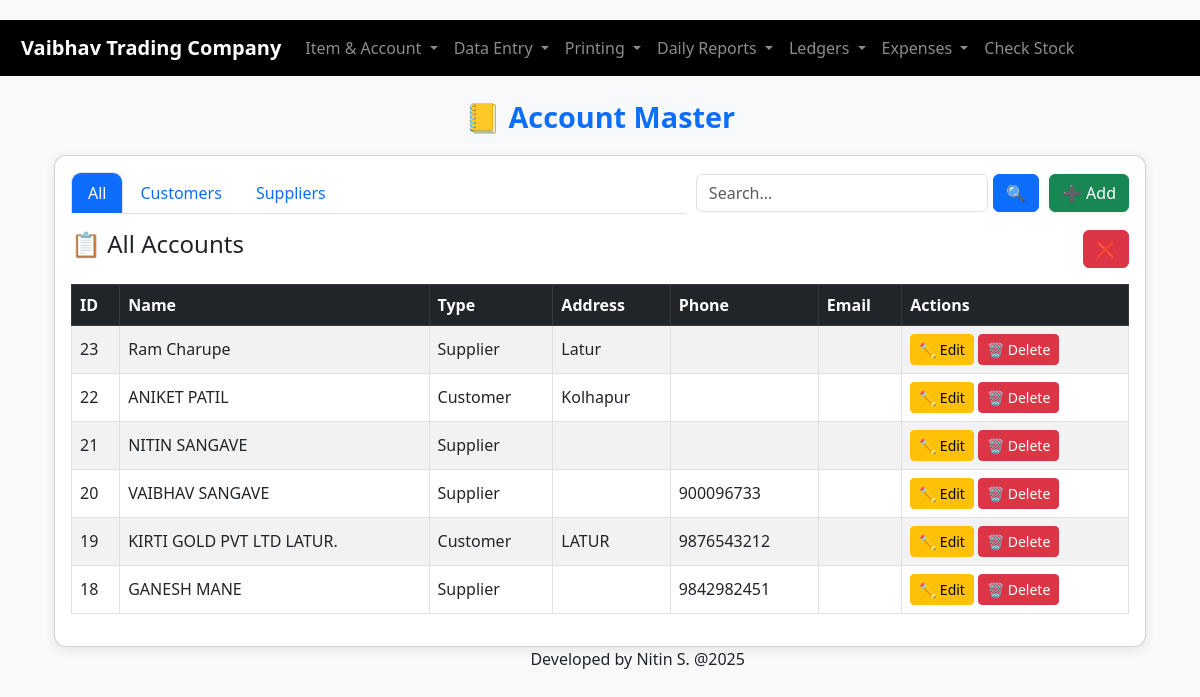
Page /blue-code/accounts.php on the committed database.
### tables this page shows
CREATE TABLE `accounts` (
  `id` int(11) NOT NULL,
  `name` varchar(255) NOT NULL,
  `type` enum('customer','supplier','other') NOT NULL DEFAULT 'other',
  `phone` varchar(50) DEFAULT NULL,
  `email` varchar(100) DEFAULT NULL,
  `address` text DEFAULT NULL,
  `created_at` timestamp NOT NULL DEFAULT current_timestamp()
);

### blue-code/accounts.php (the view, shortened to what this page needs)
<?php
include 'db.php';
include 'header.php';
$search = $_GET['search'] ?? '';
$account_type = $_GET['type'] ?? 'all';
$records_per_page = 10;
$page = isset($_GET['page']) && is_numeric($_GET['page']) ? (int)$_GET['page'] : 1;
$offset = ($page - 1) * $records_per_page;
$base_sql = "FROM accounts WHERE 1=1";
$sql = "SELECT * " . $base_sql . " ORDER BY id DESC LIMIT $offset, $records_per_page";
$result = $conn->query($sql);
?>
<div class="container mt-4">
    <h2 class="page-title">📒 Account Master</h2>
    <div class="card card-custom p-3">
        <div class="top-controls mb-3">
            <ul class="nav nav-tabs flex-grow-1">
                <li class="nav-item">
                    <a class="nav-link <?= $account_type==='all'?'active':'' ?>" href="accounts.php?type=all">All</a>
                </li>
                <li class="nav-item">
                    <a class="nav-link <?= $account_type==='customer'?'active':'' ?>" href="accounts.php?type=customer">Customers</a>
                </li>
                <li class="nav-item">
                    <a class="nav-link <?= $account_type==='supplier'?'active':'' ?>" href="accounts.php?type=supplier">Suppliers</a>
                </li>
            </ul>
            <form class="search-bar" method="GET">
                <input type="text" name="search" class="form-control" placeholder="Search..." value="<?= htmlspecialchars($search) ?>">
                <button type="submit" class="btn btn-primary">🔍</button>
            </form>
            <button class="btn btn-success shadow-sm" data-bs-toggle="modal" data-bs-target="#addAccountModal">➕ Add</button>
        </div>
        <h4 class="text-dark mb-3">
            📋 <?= ucfirst($account_type==='all'?'All Accounts':$account_type.'s') ?>
            <a href="index.php" class="btn btn-danger float-end">❌</a>
        </h4>
        <table class="table table-striped table-hover table-bordered align-middle">
            <thead class="table-dark">
                <tr>
                    <th>ID</th>
                    <th>Name</th>
                    <th>Type</th>
                    <th>Address</th>
                    <th>Phone</th>
                    <th>Email</th>
                    <th>Actions</th>
                </tr>
            </thead>
            <tbody>
                <?php if($result && $result->num_rows>0): ?>
                    <?php while($row=$result->fetch_assoc()): ?>
                        <tr>
                            <td><?= $row['id'] ?></td>
                            <td><?= htmlspecialchars($row['name']) ?></td>
                            <td><?= ucfirst(htmlspecialchars($row['type'])) ?></td>
                            <td><?= nl2br(htmlspecialchars($row['address'])) ?></td>
                            <td><?= htmlspecialchars($row['phone']) ?></td>
                            <td><?= htmlspecialchars($row['email']) ?></td>
                            <td>
                                <button class="btn btn-warning btn-sm" data-bs-toggle="modal" data-bs-target="#editModal<?= $row['id'] ?>">✏ Edit</button>
                                <a href="accounts.php?delete_id=<?= $row['id'] ?>&type=<?= $account_type ?>"
                                   class="btn btn-danger btn-sm"
                                   onclick="return confirm('Are you sure you want to delete this account?');">🗑 Delete</a>
                            </td>
                        </tr>
                    <?php endwhile; ?>
                <?php else: ?>
                    <tr><td colspan="7" class="text-center text-muted">No accounts found.</td></tr>
                <?php endif; ?>
            </tbody>
        </table>
    </div>
</div>
<?php include 'footer.php'; ?>

### blue-code/header.php (shortened to what this page needs)
<!DOCTYPE html>
<html lang="en">
<head>
    <link href="https://cdn.jsdelivr.net/npm/bootstrap@5.3.0/dist/css/bootstrap.min.css" rel="stylesheet">
</head>
<body>
<nav id="main-navbar" class="navbar navbar-expand-lg navbar-dark bg-black">
    <div class="container-fluid" id="name-navbar">
        <a class="navbar-brand fw-bold no-url" href="#" onclick="navigateTo('index.php')">Vaibhav Trading Company</a>
        <div class="collapse navbar-collapse" id="navbarNavDropdown">
            <ul class="navbar-nav me-auto mb-2 mb-lg-0">
                <li class="nav-item dropdown">
                    <a class="nav-link dropdown-toggle" href="#" id="itemAccountDropdown" role="button" data-bs-toggle="dropdown" aria-expanded="false">
                        Item & Account
                    </a>
                </li>
                <li class="nav-item dropdown">
                    <a class="nav-link dropdown-toggle" href="#" id="dataEntryDropdown" role="button" data-bs-toggle="dropdown" aria-expanded="false">
                        Data Entry
                    </a>
                </li>
                <li class="nav-item dropdown">
                    <a class="nav-link dropdown-toggle" href="#" id="printingDropdown" role="button" data-bs-toggle="dropdown" aria-expanded="false">
                        Printing
                    </a>
                </li>
                <li class="nav-item dropdown">
                    <a class="nav-link dropdown-toggle" href="#" id="dailyReportsDropdown" role="button" data-bs-toggle="dropdown" aria-expanded="false">
                        Daily Reports
                    </a>
                </li>
                <li class="nav-item dropdown">
                    <a class="nav-link dropdown-toggle" href="#" id="ledgerDropdown" role="button" data-bs-toggle="dropdown" aria-expanded="false">
                        Ledgers
                    </a>
                </li>
                <li class="nav-item dropdown">
                    <a class="nav-link dropdown-toggle" href="#" id="printingDropdown" role="button" data-bs-toggle="dropdown" aria-expanded="false">
                        Expenses
                    </a>
                </li>
                <li class="nav-item">
                    <a class="nav-link no-url" href="#" onclick="navigateTo('check_stock.php')">Check Stock</a>
                </li>
            </ul>
        </div>
    </div>
</nav>
<div class="container mt-4">
</body>
</html>

### blue-code/footer.php (shortened to what this page needs)
</body>
<h7 id="footer">Developed by Nitin S. @2025</h7>
</html>

### blue-code/header.php (style rules this page uses)
body { padding: 20px; }
#main-navbar { margin-left: -2%; width: 105%; }
#name-navbar { margin-left: 1%; }

### blue-code/accounts.php (style rules this page uses)
body { background-color: #f8f9fa; }
.card-custom { border-radius: 12px; box-shadow: 0 3px 12px rgba(0, 0, 0, 0.08); }
.page-title { font-size: 1.8rem; font-weight: bold; margin-bottom: 20px; color: #0d6efd; text-align: center; }
.nav-link.active { background-color: #0d6efd !important; color: white !important; border-radius: 10px 10px 0 0; }
.top-controls { display: flex; flex-wrap: wrap; gap: 10px; justify-content: space-between; align-items: center; }
.search-bar { display: flex; gap: 5px; max-width: 350px; flex: 1; }

### blue-code/footer.php (style rules this page uses)
#footer { margin-left: 44%; }

### rows in the picture
accounts: id "23", name "Ram Charupe", type "Supplier", address "Latur"
accounts: id "22", name "ANIKET PATIL", type "Customer", address "Kolhapur"
accounts: id "21", name "NITIN SANGAVE", type "Supplier"
accounts: id "20", name "VAIBHAV SANGAVE", type "Supplier", phone "900096733"
accounts: id "19", name "KIRTI GOLD PVT LTD LATUR.", type "Customer", address "LATUR", phone "9876543212"
accounts: id "18", name "GANESH MANE", type "Supplier", phone "9842982451"

### other values in the picture
$account_type==='all'?'All Accounts':$account_type.'s' "All Accounts"
